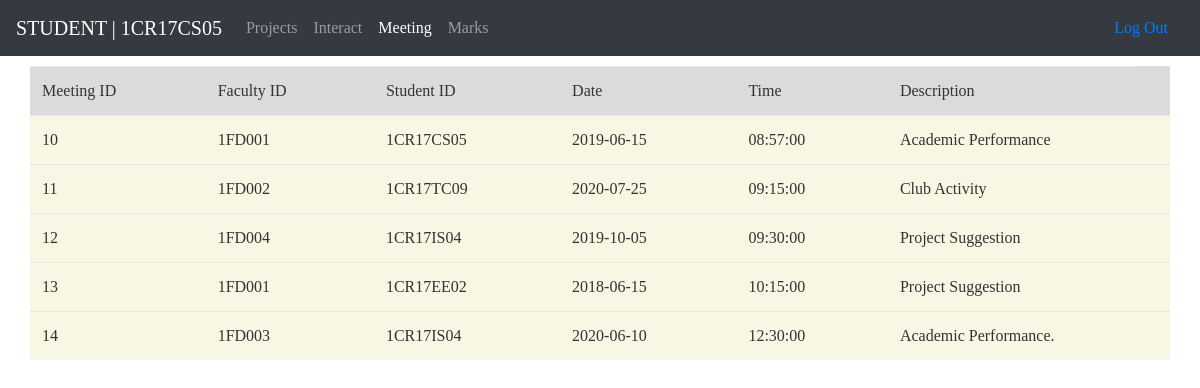
The page /STUDENT/report.php (signed in) on the database its author committed.
### tables this page shows
CREATE TABLE IF NOT EXISTS `meeting` (
  `meeting_id` int(5) NOT NULL AUTO_INCREMENT,
  `f_id` varchar(10) NOT NULL,
  `s_id` varchar(10) NOT NULL,
  `date` date NOT NULL,
  `time` time NOT NULL,
  `desc` varchar(200) NOT NULL,
  PRIMARY KEY (`meeting_id`),
  KEY `f_id` (`f_id`,`s_id`),
  KEY `s_id` (`s_id`)
);

### STUDENT/report.php (the view, shortened to what this page needs)
<?php
$user =  $_SESSION['Email'];
$role = $_SESSION['Role'];
if(empty($_SESSION['Email']))
{
header("location:index.php");
}
else
{
if($role=="Student")
{
?>
<!DOCTYPE html PUBLIC "-//W3C//DTD XHTML 1.0 Transitional//EN" "http://www.w3.org/TR/xhtml1/DTD/xhtml1-transitional.dtd">
<html xmlns="http://www.w3.org/1999/xhtml">
<head>
<link rel="stylesheet" type="text/css" href="../global.css">
<link rel="stylesheet" href="https://stackpath.bootstrapcdn.com/bootstrap/4.5.2/css/bootstrap.min.css">
</head>
<div>
<body>
<nav class="navbar navbar-expand-lg navbar-dark bg-dark" style="margin-bottom: 10px;">
  <a class="navbar-brand" href="../Admin.php">STUDENT | <?php
    print $user;
    ?></a>
  <div class="collapse navbar-collapse" id="navbarSupportedContent">
    <ul class="navbar-nav mr-auto">
      <li class="nav-item ">
        <a class="nav-link" href="project.php">Projects </a>
      </li>
      <li class="nav-item ">
        <a class="nav-link" href="mail.php">Interact </a>
      </li>
      <li class="nav-item ">
        <a class="nav-link active" href="report.php">Meeting </a>
      </li>
      <li class="nav-item ">
        <a class="nav-link" href="marks.php">Marks </a>
      </li>
    </ul>
    <ul class="nav justify-content-end">
      <li class="nav-item active">
      <a class="nav-link active" href="../logout.php">Log Out</a>
      </li>
    </ul>
  </div>
</nav>
    <table class="table container" bgcolor="LightGrey" style="opacity: 0.8;">
            <?php
                echo "<tr>";
                echo "<th>"."Meeting ID"."</th>";
                echo "<th>" ?> &nbsp; <?php "</th>";
                echo "<th>"."Faculty ID"."</th>";
                echo "<th>" ?> &nbsp; <?php "</th>";
                echo "<th>"."Student ID"."</th>";
                echo "<th>" ?> &nbsp; <?php "</th>";
                echo "<th>"."Date"."</th>";
                echo "<th>" ?> &nbsp; <?php "</th>";
                echo "<th>"."Time"."</th>";
                echo "<th>" ?> &nbsp; <?php "</th>";
                echo "<th>"."Description"."</th>";
                echo "</tr>";
                include './connection.php';
                        $sql1="select * from meeting ";
                        $rec=mysqli_query($conn, $sql1);
                        while ($std=mysqli_fetch_assoc($rec))
                        {
                           ?> <tr bgcolor="beige" align="left"><?php
                            echo "<td>".$std['meeting_id']."<td/>";
                            echo "<td>".$std['f_id']."<td/>";
                            echo "<td>".$std['s_id']."<td/>";
                            echo "<td>".$std['date']."<td/>";
                            echo "<td>".$std['time']."<td/>";
                            echo "<td>".$std['desc']."<td/>";
                            ?>  </tr> <?php
                        }
            ?>
        </table>
    <br>
    <br>
</body>
</div>
</html>
 <?php
}
elseif($role=="Faculty")
{
    header('Location:../Admin.php');
?>
 <?php
}
else
{
    header('Location:../Admin.php');
?>
<?php
}
?>
  <?php
}
?>

### global.css (style rules this page uses)
* { color: black; font-weight: 500; }
body { background-image:url(background.jpeg); background-repeat: no-repeat; background-attachment: fixed; background-size: 100% 100%; font-family: serif; }

### STUDENT/report.php (style rules this page uses)
body { background-image:url(../background8.jpg); background-repeat: no-repeat; background-attachment: fixed; background-size: 100% 100%; font-family: serif; }

### rows shown on the page
meeting: meeting_id "10", f "1FD001", s "1CR17CS05", date "2019-06-15", time "08:57:00", desc "Academic Performance"
meeting: meeting_id "11", f "1FD002", s "1CR17TC09", date "2020-07-25", time "09:15:00", desc "Club Activity"
meeting: meeting_id "12", f "1FD004", s "1CR17IS04", date "2019-10-05", time "09:30:00", desc "Project Suggestion"
meeting: meeting_id "13", f "1FD001", s "1CR17EE02", date "2018-06-15", time "10:15:00", desc "Project Suggestion"
meeting: meeting_id "14", f "1FD003", s "1CR17IS04", date "2020-06-10", time "12:30:00", desc "Academic Performance."

### other values the page prints
$user "1CR17CS05"
